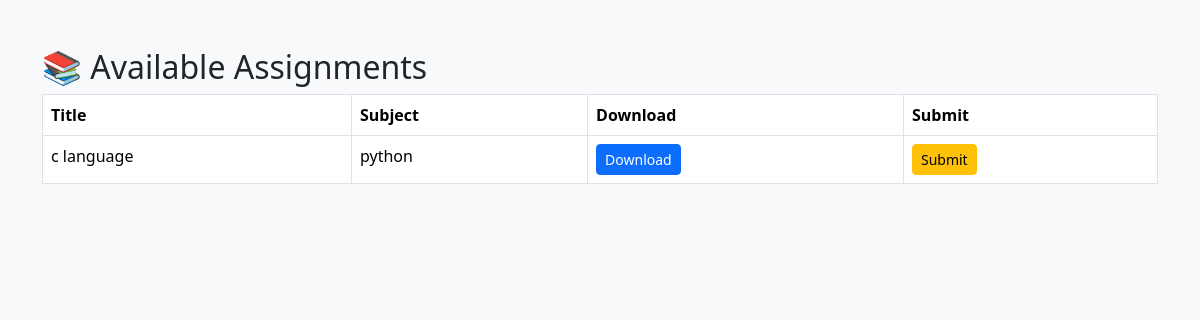
The page /assignments (signed in) on the database as committed earlier.
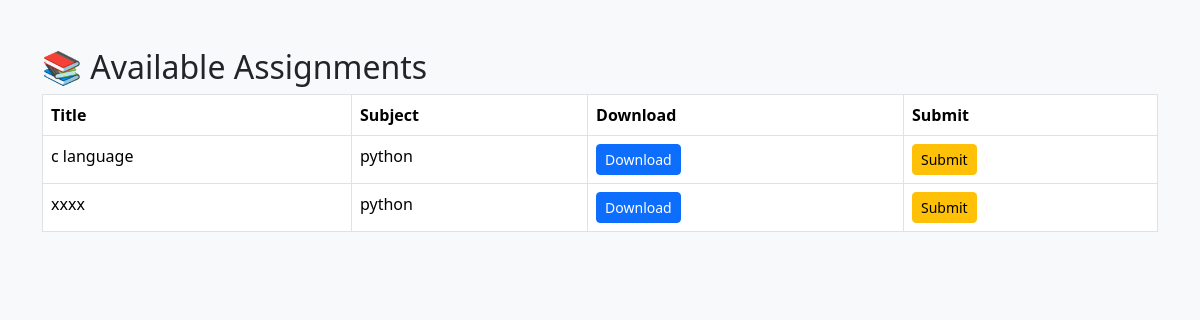
The same page on the database as committed later.
### models.py (models this page shows)
class Assignment(db.Model):
    id = db.Column(db.Integer, primary_key=True)
    title = db.Column(db.String(200))
    subject = db.Column(db.String(100))
    filename = db.Column(db.String(300))

### app.py (the view)
@app.route("/assignments")
def assignments():
    if "student_id" not in session:
        return redirect("/student_login")
    assignments = Assignment.query.all()
    student = Student.query.get(
        session["student_id"]
    )
    submitted_ids = []
    submissions = Submission.query.filter_by(
        student_name=student.name
    ).all()
    for s in submissions:
        submitted_ids.append(
            s.assignment_id
        )
    return render_template(
        "assignments.html",
        assignments=assignments,
        submitted_ids=submitted_ids
    )

### templates/assignments.html (shortened to what this page needs)
<!DOCTYPE html>
<html>
<head>
<link href="https://cdn.jsdelivr.net/npm/bootstrap@5.3.3/dist/css/bootstrap.min.css"
      rel="stylesheet">
</head>
<body class="bg-light">
<div class="container mt-5">
<h2>📚 Available Assignments</h2>
<table class="table table-bordered">
<tr>
<th>Title</th>
<th>Subject</th>
<th>Download</th>
<th>Submit</th>
</tr>
{% for assignment in assignments %}
<tr>
<td>{{ assignment.title }}</td>
<td>{{ assignment.subject }}</td>
<td>
<a href="/static/uploads/assignments/{{ assignment.filename }}"
   target="_blank"
   class="btn btn-primary btn-sm">
   Download
</a>
</td>
<td>
{% if assignment.id in submitted_ids %}
<span class="badge bg-success">
    Submitted
</span>
{% else %}
<a href="/submit_assignment/{{ assignment.id }}"
   class="btn btn-warning btn-sm">
   Submit
</a>
{% endif %}
</td>
</tr>
{% endfor %}
</table>
</div>
</body>
</html>

Rows that differ between the two databases and show on the page:
added Assignment: title "xxxx", subject "python"
